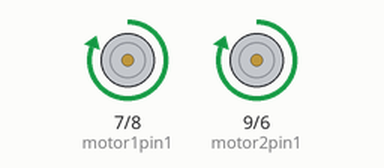
This sketch was run on a simulated Arduino Uno, built with avr-gcc and run on an emulated ATmega328P. Parts: motor-driver pin pairs drawn as motors (green arrow = first pin HIGH = forward, orange = second pin HIGH = backward, longer = more drive).

Above: at 0.5 s.
Timing chart, 0 to 4.6 s (numbered marks = the images above):
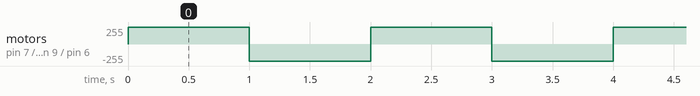

The sketch:

motorsonly.ino
```cpp
int motor1pin1 = 7;
int motor1pin2 = 8;

int motor2pin1 = 9;
int motor2pin2 = 6;

void setup() {
  // put your setup code here, to run once:
  pinMode(motor1pin1, OUTPUT);
  pinMode(motor1pin2, OUTPUT);
  pinMode(motor2pin1, OUTPUT);
  pinMode(motor2pin2, OUTPUT);
}

void loop() {
  // put your main code here, to run repeatedly:
  digitalWrite(motor1pin1, HIGH);
  digitalWrite(motor1pin2, LOW);

  digitalWrite(motor2pin1, HIGH);
  digitalWrite(motor2pin2, LOW);
  delay(1000);

  digitalWrite(motor1pin1, LOW);
  digitalWrite(motor1pin2, HIGH);

  digitalWrite(motor2pin1, LOW);
  digitalWrite(motor2pin2, HIGH);
  delay(1000);
}
```

Measured:
- by itself, motor on pin 7 (motor1pin1) / pin 8 (motor1pin2), motor on pin 9 (motor2pin1) / pin 6 (motor2pin2): alternates forward 255/255 for 1.0 s and backward 255/255 for 1.0 s
